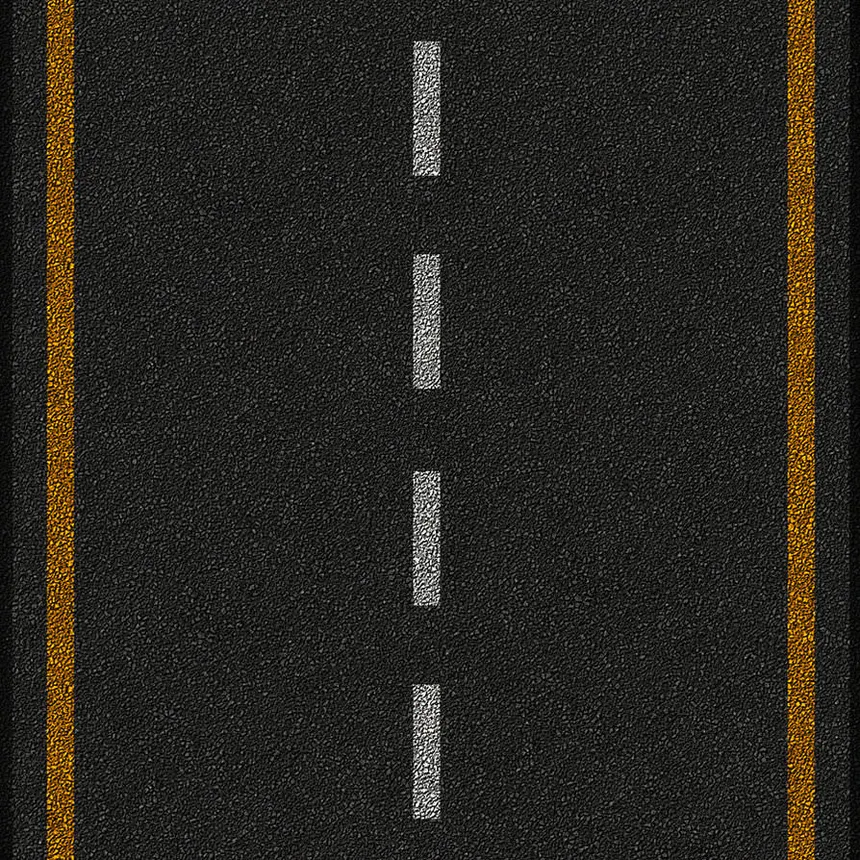
#> input picture GodotSimulation/ducky-bot/models/circleroad_Seamless-Black-Asphalt-Road-Texture.webp, 860 x 860 px; its folder holds only this picture in this run
$ python -i visual_servoing_activity.py   (imports and definitions only)   (older library calls are emulated)
#> lines starting #> are read from the running program, lines starting #| are printed output that depends on the picture; after the words box and inside, x2 and y2 are one past the last pixel; in counts of white or black regions, pixels touching at a corner belong together
#> further down, picture is the input picture: shape (860, 860, 3); mean B, G, R 32.4, 38.1, 40.4
from typing import Tuple
import os
import numpy as np
import cv2
import yaml

_HSV_FILE = os.path.join(os.path.dirname(__file__), '..', '..', '..', 'config', 'lane_servoing_hsv_config.yaml')
# [5 lines not run here, left out]

# [1 line that did not run here, left out]
# [1 line that did not run here, left out]

# [1 line that did not run here, left out]
# [1 line that did not run here, left out]

def detect_lane_markings(image: np.ndarray) -> Tuple[np.ndarray, np.ndarray]:
    # Generate Grayscale and HSV variants of the image
    img_gray = cv2.cvtColor(image, cv2.COLOR_BGR2GRAY)
    img_hsv = cv2.cvtColor(image, cv2.COLOR_BGR2HSV)
#> img_hsv: shape (860, 860, 3); mean H, S, V 32.3, 43.3, 40.9

    # Smooth the image using a Gaussian kernel to reduce high-frequency noise
    img_gaussian_filter = cv2.GaussianBlur(img_gray, (0, 0), 1.0)

    # Compute horizontal and vertical gradients using Sobel Operator
    sobelx = cv2.Sobel(img_gaussian_filter, cv2.CV_64F, 1, 0)
    sobely = cv2.Sobel(img_gaussian_filter, cv2.CV_64F, 0, 1)
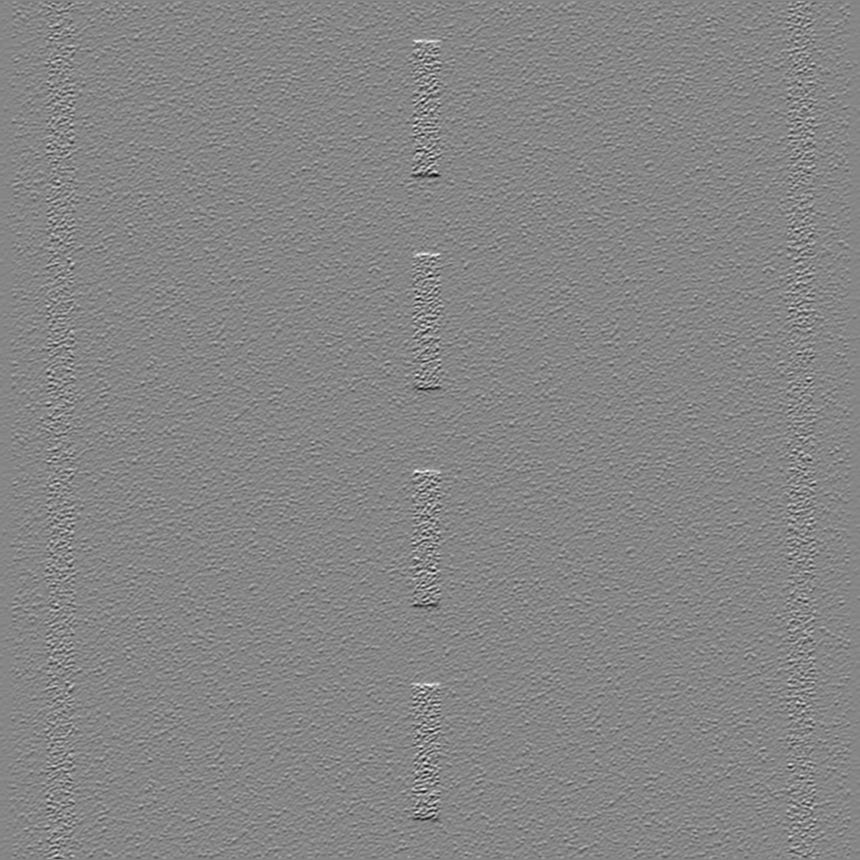
#> sobely: shape (860, 860) float64; min -457, max 413, mean 0; drawn with min black and max white

    # Calculate magnitude of gradients and filter out weaker edges
    gmag = np.sqrt(sobelx**2 + sobely**2)
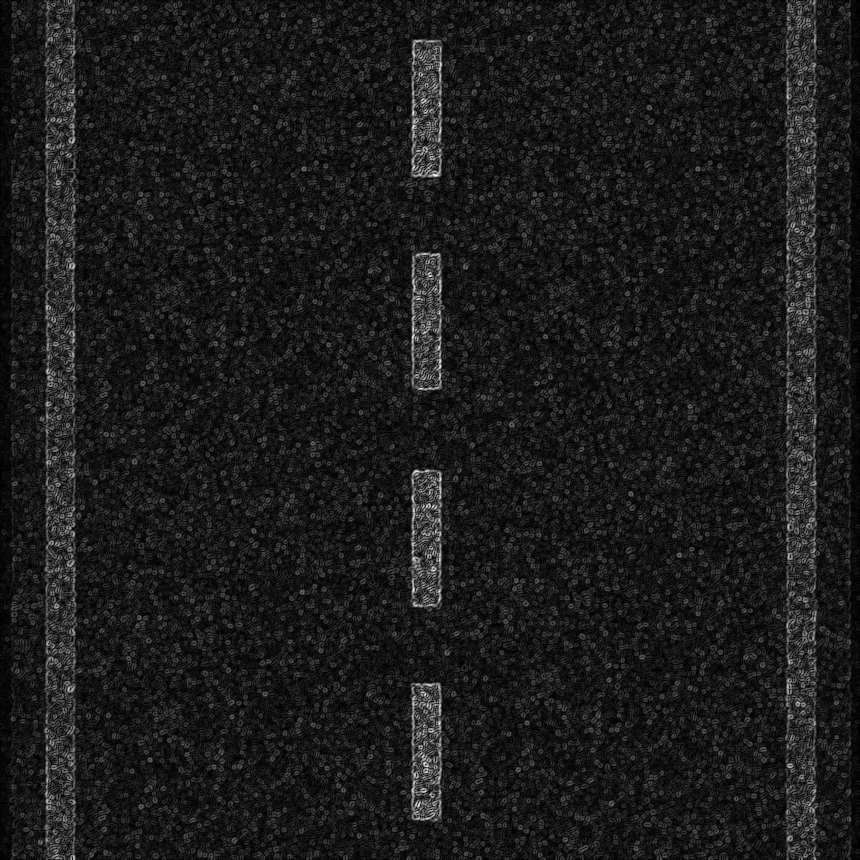
#> gmag: shape (860, 860) float64; min 0, max 467.4, mean 51.3; drawn with min black and max white
    mask_mag = (gmag > 40)  # Minimum threshold on gradient magnitude
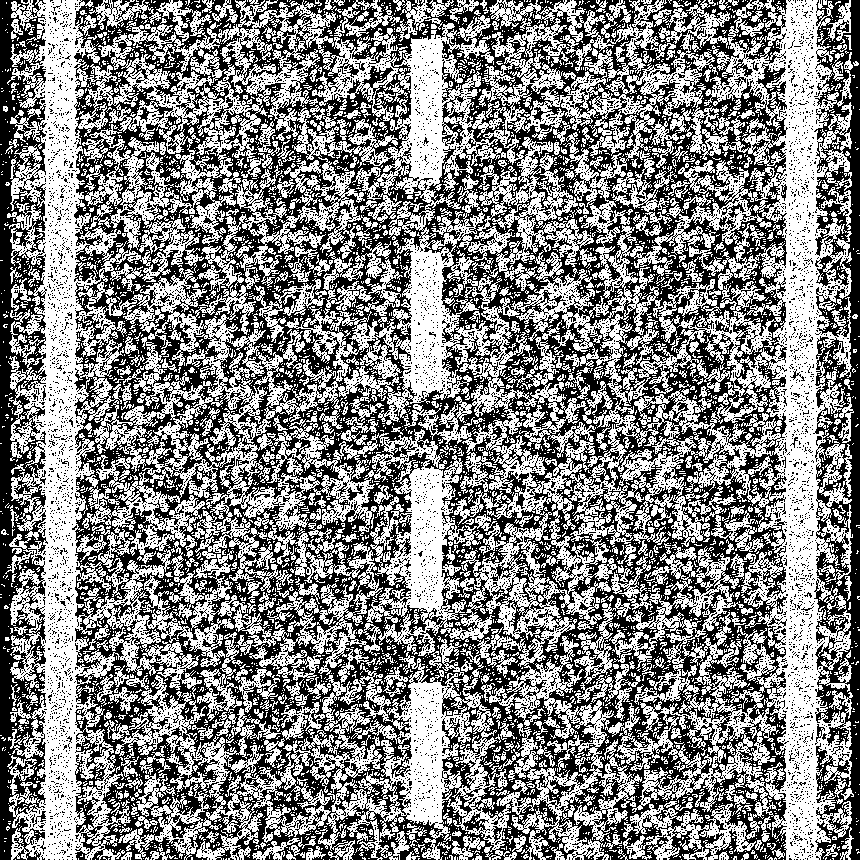
#> mask_mag: shape (860, 860) bool; 52% white; 11823 black regions (11755 under 20 px), largest, box (x1, y1, x2, y2) and area: (74, 0, 789, 860) 286027, (0, 0, 48, 860) 22947, (813, 0, 860, 860) 21396

    # Calculate left/right positional masks
    width = image.shape[1]
#> width = 860
    mask_left = np.ones(img_gray.shape, dtype=np.uint8)
    mask_left[:, int(np.floor(width / 2)):width + 1] = 0

    mask_right = np.ones(img_gray.shape, dtype=np.uint8)
    mask_right[:, 0:int(np.floor(width / 2))] = 0

    # Directional masks based on positive/negative derivative trends
    mask_sobelx_pos = (sobelx > 0)
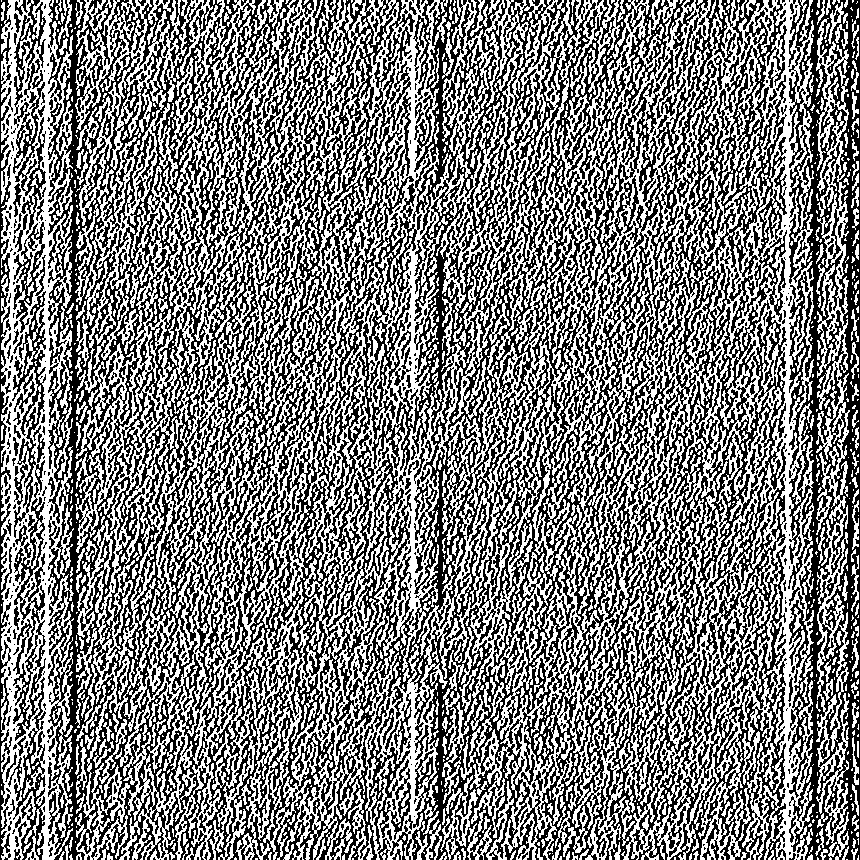
#> mask_sobelx_pos: shape (860, 860) bool; 49.5% white in thin lines or dots
    mask_sobelx_neg = (sobelx < 0)
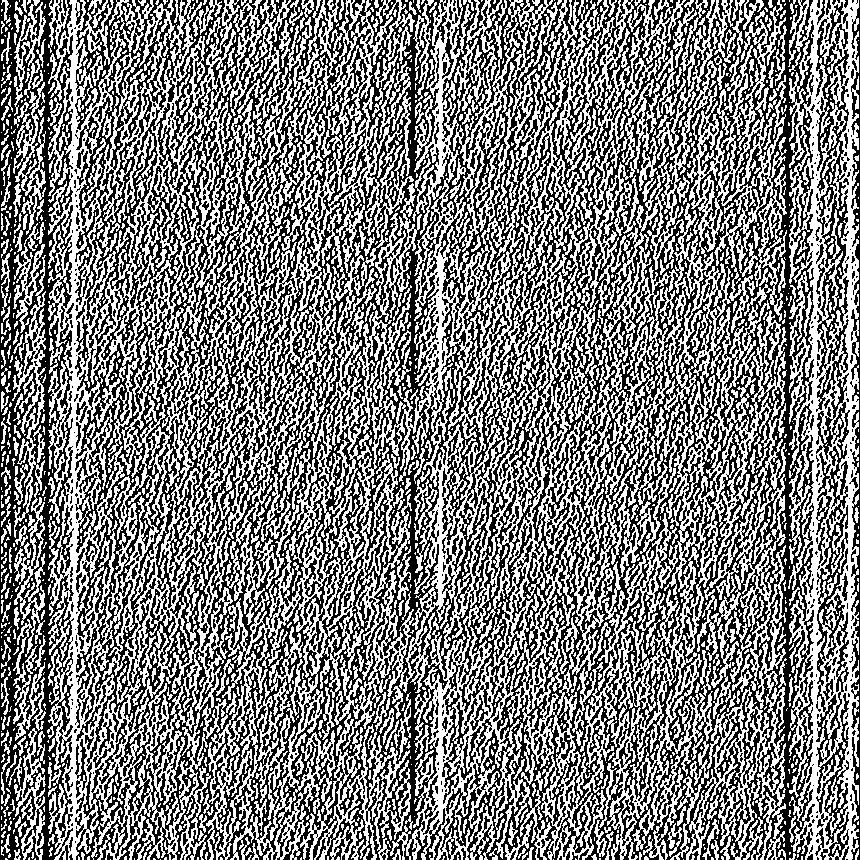
#> mask_sobelx_neg: shape (860, 860) bool; 49.1% white in thin lines or dots
    mask_sobely_neg = (sobely < 0)
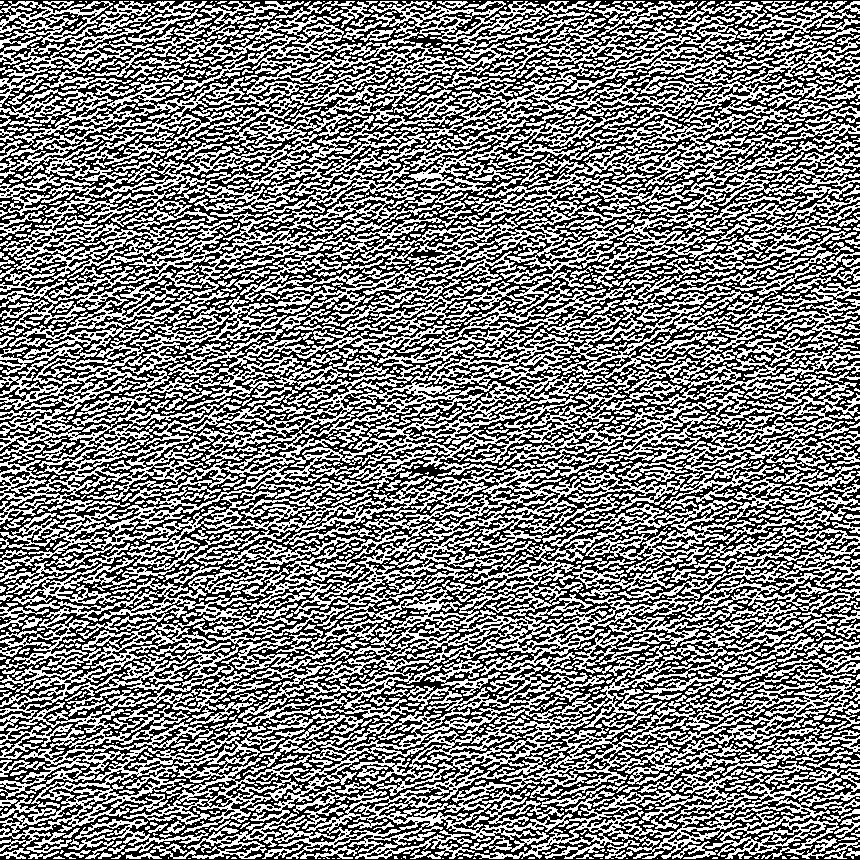
#> mask_sobely_neg: shape (860, 860) bool; 48.9% white in thin lines or dots

    # Color isolation masks
#> (the run stopped early here; a loop or call above may not have finished)
